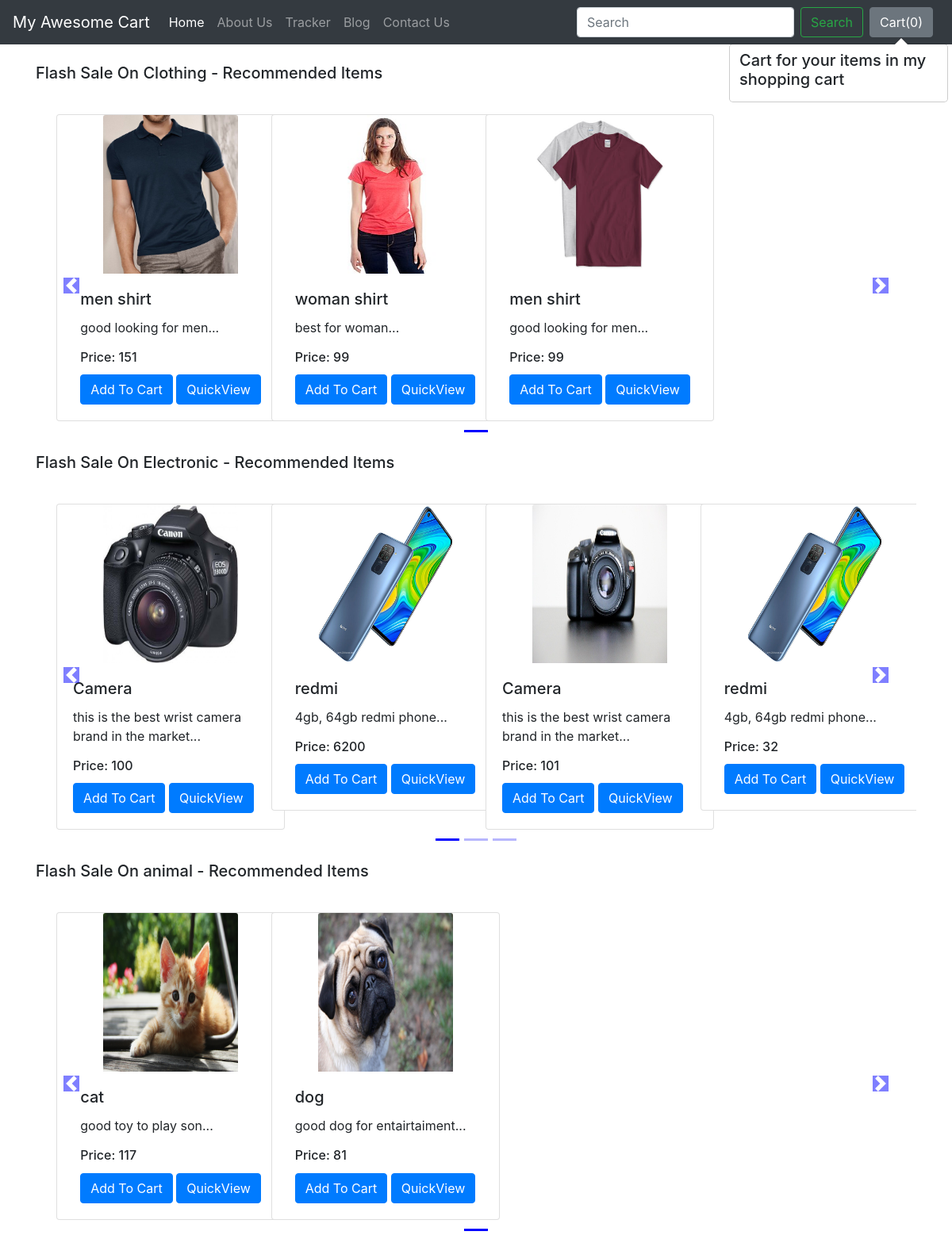
The app's page /shop/ with its own data.
### shop/models.py (models this page shows, shortened)
class Product(models.Model):
    product_id = models.AutoField
    product_name = models.CharField(max_length=50)
    category = models.CharField(max_length=50,default="")
    subcategory = models.CharField(max_length=50,default="")
    price=models.IntegerField(default=0)
    desc = models.CharField(max_length = 300)
    pub_date = models.DateField()
    image=models.ImageField(upload_to="shop/image",default="")

### shop/views.py (the view)
# urls.py: path("", views.index, name="blogHome"),
def index(request):
    allProds = []
    catprods = Product.objects.values('category', 'id')
    cats = {item['category'] for item in catprods}
    for cat in cats:
        prod = Product.objects.filter(category=cat)
        n = len(prod)
        nSlides = n // 4 + ceil((n / 4) - (n // 4))
        allProds.append([prod, range(1, nSlides), nSlides])
    params = {'allProds':allProds}
    return render(request, 'shop/index.html', params)

### shop/templates/shop/index.html (shortened to what this page needs)
{% extends 'shop/basic.html' %}
{% block body %}
{% load static %}
<div class="container">
    {% for product, range, nSlides in allProds %}
    <h5 class="my-4">Flash Sale On {{product.0.category}} - Recommended Items</h5>
    <div class="row">
        <div id="demo{{forloop.counter}}" class="col carousel slide my-3" data-ride="carousel">
            <ul class="carousel-indicators">
                <li data-target="#demo{{forloop.counter}}" data-slide-to="0" class="active"></li>
                {% for i in range %}
                <li data-target="#demo{{forloop.parentloop.counter}}" data-slide-to="{{i}}"></li>
                {% endfor %}
            </ul>
            <div class="container carousel-inner no-padding">
                <div class="carousel-item active">
                    {% for i in product %}
                    <div class="col-xs-3 col-sm-3 col-md-3">
                        <div class="card align-items-center" style="width: 18rem;">
                            <img src='/media/{{i.image}}' class="card-img-top" alt="...">
                            <div class="card-body">
                                <h5 class="card-title" id="namepr{{i.id}}">{{i.product_name}}</h5>
                                <p class="card-text">{{i.desc|slice:"0:53"}}...</p>
                                <h6 class="card-title" >Price: <span id="pricepr{{i.id}}">{{i.price}}</span></h6>
                                <span id="divpr{{i.id}}" class="divpr">
                                    <button id="pr{{i.id}}" class="btn btn-primary cart">Add To Cart</button>
                                </span>
                                <a href="/shop/products/{{i.id}}"><button id="qv{{i.id}}" class="btn btn-primary cart">QuickView</button></a>
                            </div>
                        </div>
                    </div>
                    {% if forloop.counter|divisibleby:4 and forloop.counter > 0 and not forloop.last %}
                </div>
                <div class="carousel-item">
                    {% endif %}
                    {% endfor %}
                </div>
            </div>
        </div>
        <a class="carousel-control-prev" href="#demo{{forloop.counter}}" data-slide="prev">
            <span class="carousel-control-prev-icon"></span>
        </a>
        <a class="carousel-control-next" href="#demo{{forloop.counter}}" data-slide="next">
            <span class="carousel-control-next-icon"></span>
        </a>
    </div>
    {% endfor %}
</div>
{% endblock %}

### shop/templates/shop/basic.html (shortened to what this page needs)
<!doctype html>
<html lang="en">
  <head>
    <link rel="stylesheet" href="https://stackpath.bootstrapcdn.com/bootstrap/4.2.1/css/bootstrap.min.css">
  </head>
  <body>
    <nav class="navbar navbar-expand-lg navbar-dark bg-dark">
  <a class="navbar-brand" href="/shop">My Awesome Cart</a>
  <div class="collapse navbar-collapse" id="navbarSupportedContent">
    <ul class="navbar-nav mr-auto">
      <li class="nav-item active">
        <a class="nav-link" href="/shop">Home <span class="sr-only">(current)</span></a>
      </li>
      <li class="nav-item">
        <a class="nav-link" href="/shop/about">About Us</a>
      </li>
      <li class="nav-item">
        <a class="nav-link" href="/shop/tracker">Tracker</a>
      </li>
      <li class="nav-item">
        <a class="nav-link" href="/blog">Blog</a>
      </li>
       <li class="nav-item">
        <a class="nav-link" href="/shop/contact">Contact Us</a>
      </li>
    </ul>
    <form method='get' action='/shop/search/' class="form-inline my-2 my-lg-0">
      <input class="form-control mr-sm-2" type="search" placeholder="Search" aria-label="Search" name="search" id="search">
      <button class="btn btn-outline-success my-2 my-sm-0" type="submit">Search</button>
    </form>
    <button type="button" class="btn btn-secondary mx-2" id="popcart" data-container="body" data-toggle="popover" data-placement="bottom" data-html="true" data-content="Vivamus
sagittis lacus vel augue laoreet rutrum faucibus.">
  Cart(<span id="cart">0</span>)
</button>
  </div>
</nav>
  {% block body %} {% endblock %}
  </body>
</html>

### records on screen
Product: category "Clothing", image (picture), product_name "men shirt", desc "good looking for men", price "151"
Product: image (picture), product_name "woman shirt", desc "best for woman", price "99"
Product: image (picture), product_name "men shirt", desc "good looking for men", price "99"
Product: category "Electronic", image (picture), product_name "Camera", desc "this is the best wrist camera brand in the market", price "100"
Product: image (picture), product_name "redmi", desc "4gb, 64gb redmi phone", price "6200"
Product: image (picture), product_name "Camera", desc "this is the best wrist camera brand in the market", price "101"
Product: image (picture), product_name "redmi", desc "4gb, 64gb redmi phone", price "32"
Product: category "animal", image (picture), product_name "cat", desc "good toy to play son", price "117"
Product: image (picture), product_name "dog", desc "good dog for entairtaiment", price "81"
